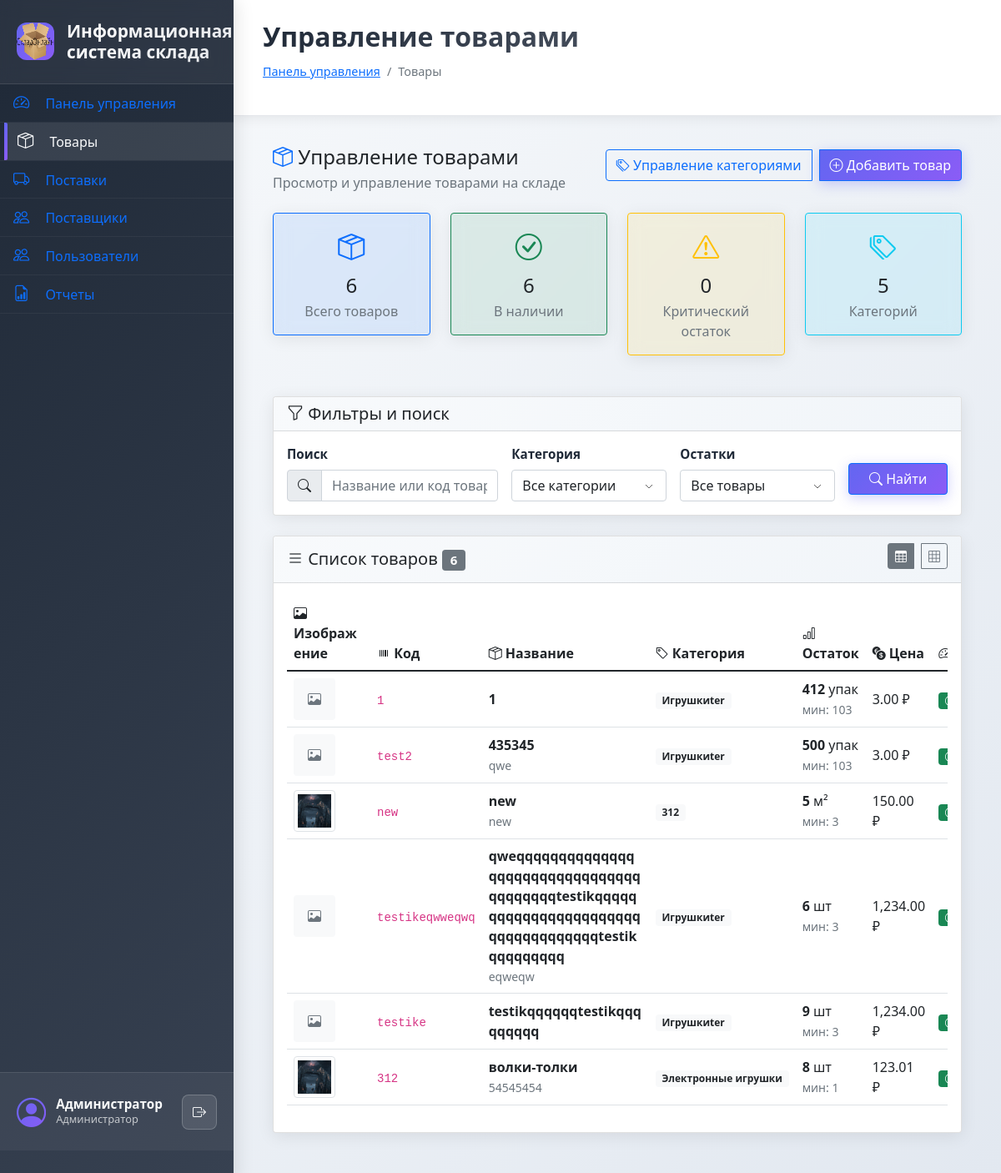
The page /products.php (signed in) on the database its author committed.
### tables this page shows
CREATE TABLE `products` (
  `id` int NOT NULL,
  `product_code` varchar(20) NOT NULL,
  `name` varchar(100) NOT NULL,
  `description` text,
  `category_id` int NOT NULL,
  `price` decimal(10,2) NOT NULL DEFAULT '0.00',
  `quantity_in_stock` int NOT NULL DEFAULT '0',
  `min_stock_level` int DEFAULT '10',
  `unit` varchar(20) DEFAULT 'шт',
  `image_path` varchar(255) DEFAULT NULL,
  `is_active` tinyint(1) DEFAULT '1',
  `delivery_id` int DEFAULT NULL,
  `order_status` enum('ordered','in_transit','received','in_stock') DEFAULT 'in_stock'
);

CREATE TABLE `categories` (
  `id` int NOT NULL,
  `name` varchar(50) NOT NULL,
  `description` text,
  `parent_id` int DEFAULT NULL
);

### includes/config.php (called while the page is built, shortened)
<?php
function isAdminOrSupervisor() {
    return isset($_SESSION['user_role']) && in_array($_SESSION['user_role'], ['admin', 'supervisor']);
}

### classes/Database.php (called while the page is built, shortened)
<?php
class Database {
    private $mysqli;
    private static $instance = null;
    private function __construct() {
        try {
            $this->mysqli = new mysqli(DB_HOST, DB_USER, DB_PASS, DB_NAME);
            $this->mysqli->set_charset(DB_CHARSET);
        } catch (Exception $e) {
            throw new Exception("Ошибка подключения к базе данных: " . $e->getMessage());
        }
    }
    public static function getInstance() {
        if (self::$instance === null) {
            self::$instance = new self();
        }
        return self::$instance;
    }
    public function query($sql, $params = []) {
        try {
            if (empty($params)) {
                $result = $this->mysqli->query($sql);
                return $result;
            }
        } catch (Exception $e) {
            throw new Exception("Ошибка выполнения запроса: " . $e->getMessage());
        }
    }
    public function fetchAll($sql, $params = []) {
        $result = $this->query($sql, $params);
        if ($result instanceof mysqli_result) {
            return $result->fetch_all(MYSQLI_ASSOC);
        }
        return [];
    }
}
?>

### classes/Product.php (called while the page is built, shortened)
<?php
class Product {
    private $db;
    public function __construct() {
        $this->db = Database::getInstance();
    }
    public function getAll($filters = []) {
        try {
            $sql = "SELECT p.*, c.name as category_name
                    FROM products p
                    LEFT JOIN categories c ON p.category_id = c.id
                    WHERE 1=1";
            $params = [];
            $sql .= " ORDER BY p.name";
            return $this->db->fetchAll($sql, $params);
        } catch (Exception $e) {
            throw new Exception("Ошибка получения товаров: " . $e->getMessage());
        }
    }
    public function getLowStockProducts() {
        try {
            $sql = "SELECT p.*, c.name as category_name
                    FROM products p
                    LEFT JOIN categories c ON p.category_id = c.id
                    WHERE p.quantity_in_stock <= p.min_stock_level
                    ORDER BY p.quantity_in_stock ASC";
            return $this->db->fetchAll($sql);
        } catch (Exception $e) {
            throw new Exception("Ошибка получения товаров с низким остатком: " . $e->getMessage());
        }
    }
}
?>

### classes/Category.php (called while the page is built, shortened)
<?php
class Category {
    private $db;
    public function __construct() {
        $this->db = Database::getInstance();
    }
    public function getAll() {
        try {
            $sql = "SELECT c.*,
                           COUNT(p.id) as products_count,
                           COALESCE(SUM(p.quantity_in_stock), 0) as total_stock,
                           COALESCE(SUM(p.price * p.quantity_in_stock), 0) as total_value
                    FROM categories c
                    LEFT JOIN products p ON c.id = p.category_id
                    GROUP BY c.id
                    ORDER BY c.name";
            return $this->db->fetchAll($sql);
        } catch (Exception $e) {
            throw new Exception("Ошибка получения категорий: " . $e->getMessage());
        }
    }
}
?>

### products.php (the view, shortened to what this page needs)
<?php
require_once 'includes/config.php';
require_once 'classes/Database.php';
require_once 'classes/Product.php';
require_once 'classes/Category.php';
$product = new Product();
$category = new Category();
$products = $product->getAll();
$categories = $category->getAll();
$lowStockProducts = $product->getLowStockProducts();
$searchQuery = $_GET['search'] ?? '';
include 'includes/header.php';
?>
<div class="container-fluid">
    <div class="d-flex justify-content-between align-items-center mb-4">
        <div>
            <h2 class="h4 mb-1">
                <i class="bi bi-box-seam text-primary"></i>
                Управление товарами
            </h2>
            <p class="text-muted mb-0">Просмотр и управление товарами на складе</p>
        </div>
        <?php if (isAdminOrSupervisor()): ?>
        <div class="btn-group">
            <button type="button" class="btn btn-outline-primary" data-bs-toggle="modal" data-bs-target="#manageCategoriesModal">
                <i class="bi bi-tags"></i> Управление категориями
            </button>
            <button type="button" class="btn btn-primary" data-bs-toggle="modal" data-bs-target="#addProductModal">
                <i class="bi bi-plus-circle"></i> Добавить товар
            </button>
        </div>
        <?php endif; ?>
    </div>
    <div class="row mb-4">
        <div class="col-md-3">
            <div class="card bg-primary bg-opacity-10 border-primary">
                <div class="card-body text-center">
                    <i class="bi bi-box-seam text-primary" style="font-size: 2rem;"></i>
                    <h4 class="mt-2 mb-1"><?= count($product->getAll()) ?></h4>
                    <p class="text-muted mb-0">Всего товаров</p>
                </div>
            </div>
        </div>
        <div class="col-md-3">
            <div class="card bg-success bg-opacity-10 border-success">
                <div class="card-body text-center">
                    <i class="bi bi-check-circle text-success" style="font-size: 2rem;"></i>
                    <h4 class="mt-2 mb-1"><?= count(array_filter($product->getAll(), fn($p) => $p['quantity_in_stock'] > $p['min_stock_level'])) ?></h4>
                    <p class="text-muted mb-0">В наличии</p>
                </div>
            </div>
        </div>
        <div class="col-md-3">
            <div class="card bg-warning bg-opacity-10 border-warning">
                <div class="card-body text-center">
                    <i class="bi bi-exclamation-triangle text-warning" style="font-size: 2rem;"></i>
                    <h4 class="mt-2 mb-1"><?= count($lowStockProducts) ?></h4>
                    <p class="text-muted mb-0">Критический остаток</p>
                </div>
            </div>
        </div>
        <div class="col-md-3">
            <div class="card bg-info bg-opacity-10 border-info">
                <div class="card-body text-center">
                    <i class="bi bi-tags text-info" style="font-size: 2rem;"></i>
                    <h4 class="mt-2 mb-1"><?= count($categories) ?></h4>
                    <p class="text-muted mb-0">Категорий</p>
                </div>
            </div>
        </div>
    </div>
    <div class="card mb-4">
        <div class="card-header">
            <h5 class="mb-0"><i class="bi bi-funnel"></i> Фильтры и поиск</h5>
        </div>
        <div class="card-body">
            <form method="GET" class="row g-3">
                <div class="col-md-4">
                    <label for="search" class="form-label">Поиск</label>
                    <div class="input-group">
                        <span class="input-group-text"><i class="bi bi-search"></i></span>
                        <input type="text" class="form-control" id="search" name="search"
                               value="<?= htmlspecialchars($searchQuery) ?>"
                               placeholder="Название или код товара">
                    </div>
                </div>
                <div class="col-md-3">
                    <label for="category" class="form-label">Категория</label>
                    <select class="form-select" id="category" name="category">
                        <option value="">Все категории</option>
                    </select>
                </div>
                <div class="col-md-3">
                    <label for="stock" class="form-label">Остатки</label>
                    <select class="form-select" id="stock" name="stock">
                        <option value="">Все товары</option>
                    </select>
                </div>
                <div class="col-md-2 d-flex align-items-end">
                    <button type="submit" class="btn btn-primary w-100">
                        <i class="bi bi-search"></i> Найти
                    </button>
                </div>
            </form>
        </div>
    </div>
    <div class="card">
        <div class="card-header d-flex justify-content-between align-items-center">
            <h5 class="mb-0">
                <i class="bi bi-list"></i> Список товаров
                <span class="badge bg-secondary"><?= count($products) ?></span>
            </h5>
            <div class="btn-group btn-group-sm" role="group">
                <label class="btn btn-outline-secondary" for="table-view">
                    <i class="bi bi-table"></i>
                </label>
                <label class="btn btn-outline-secondary" for="card-view">
                    <i class="bi bi-grid-3x3"></i>
                </label>
            </div>
        </div>
        <div class="card-body">
            <div id="table-view-content">
                <div class="table-responsive">
                    <table class="table table-hover">
                        <thead>
                            <tr>
                                 <th><i class="bi bi-image"></i> Изображение</th>
                                <th><i class="bi bi-upc"></i> Код</th>
                                <th><i class="bi bi-box-seam"></i> Название</th>
                                <th><i class="bi bi-tag"></i> Категория</th>
                                <th><i class="bi bi-bar-chart"></i> Остаток</th>
                                <th><i class="bi bi-currency-exchange"></i> Цена</th>
                                <th><i class="bi bi-speedometer2"></i> Статус</th>
                            </tr>
                        </thead>
                        <tbody>
                            <?php if (empty($products)): ?>
                            <tr>
                                <td colspan="<?= isAdminOrSupervisor() ? '8' : '7' ?>" class="text-center py-4">
                                    <i class="bi bi-inbox text-muted" style="font-size: 2rem;"></i>
                                    <p class="text-muted mt-2">Товары не найдены</p>
                                </td>
                            </tr>
                            <?php else: ?>
                                <?php foreach ($products as $prod): ?>
                                <tr>
                                    <td>
                                        <?php if (!empty($prod['image_path']) && file_exists($prod['image_path'])): ?>
                                            <img src="<?= htmlspecialchars($prod['image_path']) ?>"
                                                 alt="<?= htmlspecialchars($prod['name']) ?>"
                                                 class="img-thumbnail"
                                                 style="width: 50px; height: 50px; object-fit: cover;">
                                        <?php else: ?>
                                            <div class="bg-light d-flex align-items-center justify-content-center"
                                                 style="width: 50px; height: 50px; border-radius: 4px;">
                                                <i class="bi bi-image text-muted"></i>
                                            </div>
                                        <?php endif; ?>
                                    </td>
                                    <td><code><?= htmlspecialchars($prod['product_code']) ?></code></td>
                                    <td>
                                        <strong><?= htmlspecialchars($prod['name']) ?></strong>
                                        <?php if (!empty($prod['description'])): ?>
                                            <br><small class="text-muted"><?= htmlspecialchars($prod['description']) ?></small>
                                        <?php endif; ?>
                                    </td>
                                    <td>
                                        <span class="badge bg-light text-dark">
                                            <?= htmlspecialchars($prod['category_name'] ?? 'Без категории') ?>
                                        </span>
                                    </td>
                                    <td>
                                        <span class="fw-bold"><?= $prod['quantity_in_stock'] ?></span>
                                        <?= htmlspecialchars($prod['unit']) ?>
                                        <br>
                                        <small class="text-muted">мин: <?= $prod['min_stock_level'] ?></small>
                                    </td>
                                    <td><?= number_format($prod['price'], 2) ?> ₽</td>
                                    <td>
                                        <?php
                                        if (isset($prod['order_status']) && $prod['order_status'] !== 'in_stock'):
                                            switch ($prod['order_status']):
                                                case 'ordered': ?>
                                                    <span class="badge bg-info">
                                                        <i class="bi bi-clock"></i> Заказан
                                                    </span>
                                                    <?php break;
                                                case 'in_transit': ?>
                                                    <span class="badge bg-primary">
                                                        <i class="bi bi-truck"></i> В пути
                                                    </span>
                                                    <?php break;
                                                case 'received': ?>
                                                    <span class="badge bg-warning">
                                                        <i class="bi bi-box-seam"></i> Получен
                                                    </span>
                                                    <?php break;
                                            endswitch;
                                        else:
                                            if ($prod['quantity_in_stock'] <= $prod['min_stock_level']): ?>
                                                <span class="badge bg-danger">
                                                    <i class="bi bi-exclamation-triangle"></i> Критический
                                                </span>
                                            <?php elseif ($prod['quantity_in_stock'] <= $prod['min_stock_level'] * 1.5): ?>
                                                <span class="badge bg-warning text-dark">
                                                    <i class="bi bi-exclamation-circle"></i> Низкий
                                                </span>
                                            <?php else: ?>
                                                <span class="badge bg-success">
                                                    <i class="bi bi-check-circle"></i> В наличии
                                                </span>
                                            <?php endif;
                                        endif; ?>
                                    </td>
                                </tr>
                                <?php endforeach; ?>
                            <?php endif; ?>
                        </tbody>
                    </table>
                </div>
            </div>
        </div>
    </div>
</div>
<?php include 'includes/footer.php'; ?>

### rows shown on the page
products: product_code "1", name "1", category.name "Игрушкиter", quantity_in_stock "412", unit "упак", min_stock_level "103", price "3.00", order_status "in_stock" (drawn)
products: product_code "test2", name "435345", description "qwe", category.name "Игрушкиter", quantity_in_stock "500", unit "упак", min_stock_level "103", price "3.00", order_status "in_stock" (drawn)
products: image_path (picture), product_code "new", name "new", description "new", category.name "312", quantity_in_stock "5", unit "м²", min_stock_level "3", price "150.00", order_status "in_stock" (drawn)
products: product_code "testikeqwweqwq", name "qweqqqqqqqqqqqqqqqqqqqqqqqqqqqqqqqqqqqqqqqqtestikqqqqqqqqqqqqqqqqqqqqqqqqqqqqqqqqqqqqtestikqqqqqqqqq", description "eqweqw", category.name "Игрушкиter", quantity_in_stock "6", unit "шт", min_stock_level "3", price "1,234.00", order_status "in_stock" (drawn)
products: product_code "testike", name "testikqqqqqqtestikqqqqqqqqq", category.name "Игрушкиter", quantity_in_stock "9", unit "шт", min_stock_level "3", price "1,234.00", order_status "in_stock" (drawn)
products: image_path (picture), product_code "312", name "волки-толки", description "54545454", category.name "Электронные игрушки", quantity_in_stock "8", unit "шт", min_stock_level "1", price "123.01", order_status "in_stock" (drawn)

### other values the page prints
APP_NAME "Информационная система склада"
getCurrentUser()['full_name'] "Администратор"
$pageTitle "Управление товарами"
$item['title'] "Панель управления"
$item['title'] "Товары"
count($product->getAll()) "6"
count($lowStockProducts) "0"
count($categories) "5"
count($products) "6"
